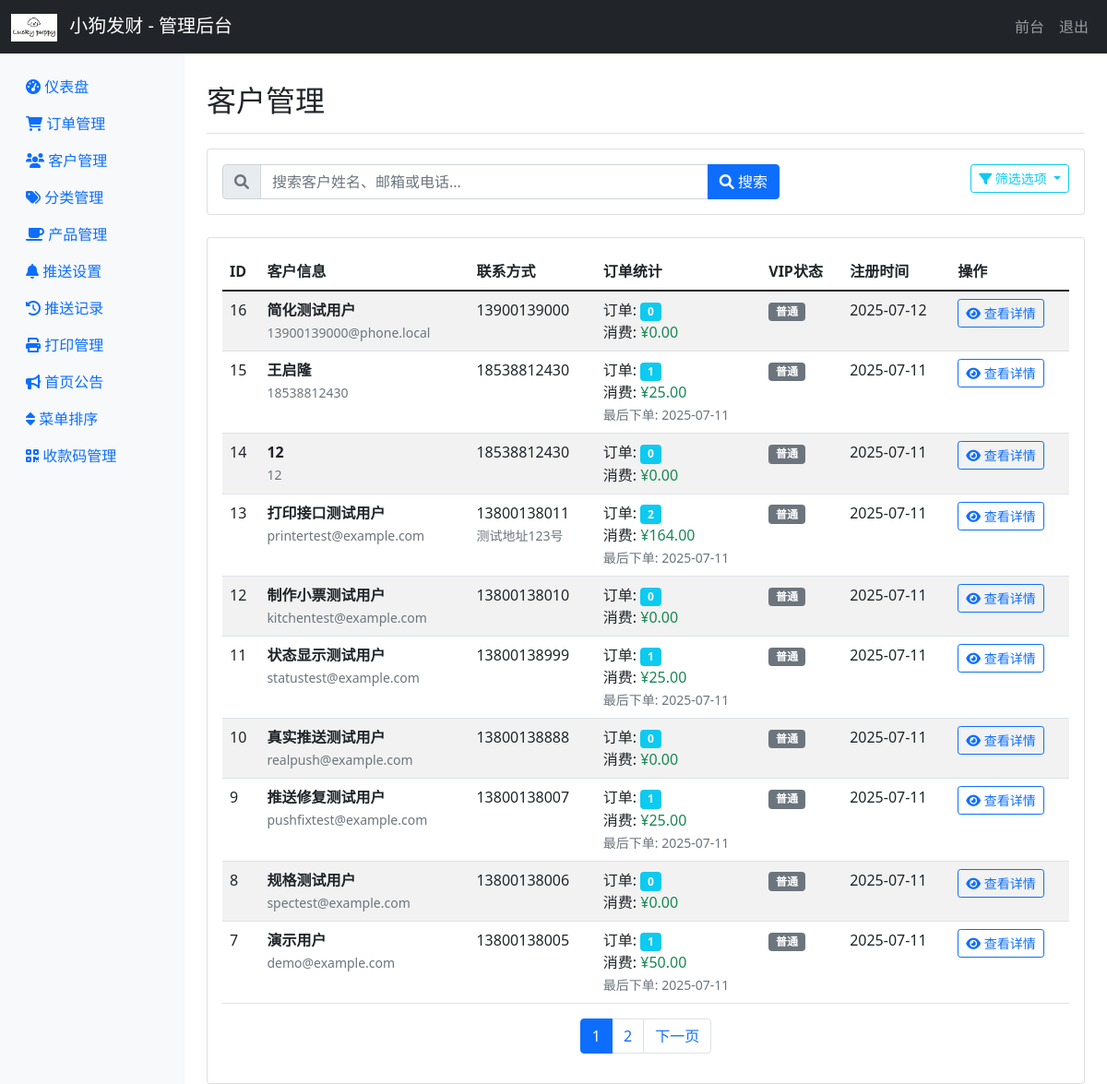
/admin/customers (signed in), run on the app's committed database.
### app/models.py (models this page shows, shortened)
class MenuConfig(db.Model):
    id = db.Column(db.Integer, primary_key=True)
    menu_key = db.Column(db.String(50), unique=True, nullable=False)  # 菜单唯一标识
    menu_name = db.Column(db.String(100), nullable=False)  # 菜单显示名称
    menu_icon = db.Column(db.String(50), nullable=False)  # 菜单图标
    menu_url = db.Column(db.String(200), nullable=True)  # 菜单链接
    parent_key = db.Column(db.String(50), nullable=True)  # 父菜单标识
    sort_order = db.Column(db.Integer, default=0)  # 排序顺序
    is_active = db.Column(db.Boolean, default=True)  # 是否启用
    is_visible = db.Column(db.Boolean, default=True)  # 是否显示
    created_at = db.Column(db.DateTime, default=datetime.utcnow)
    updated_at = db.Column(db.DateTime, default=datetime.utcnow, onupdate=datetime.utcnow)

class User(db.Model):
    id = db.Column(db.Integer, primary_key=True)
    username = db.Column(db.String(80), unique=True, nullable=False)
    email = db.Column(db.String(120), unique=True, nullable=False)
    phone = db.Column(db.String(20), nullable=True)
    address = db.Column(db.Text, nullable=True)  # 地址
    preferences = db.Column(db.Text, nullable=True)  # 偏好记录
    notes = db.Column(db.Text, nullable=True)  # 备注
    is_vip = db.Column(db.Boolean, default=False)  # VIP状态
    total_orders = db.Column(db.Integer, default=0)  # 总订单数
    total_spent = db.Column(db.Float, default=0.0)  # 总消费金额
    last_order_at = db.Column(db.DateTime, nullable=True)  # 最后下单时间
    created_at = db.Column(db.DateTime, default=datetime.utcnow)
    orders = db.relationship('Order', backref='user', lazy=True)
    def update_order_stats(self):
        confirmed_orders = Order.query.filter_by(user_id=self.id, status='confirmed').all()
        self.total_orders = len(confirmed_orders)
        self.total_spent = sum(order.total_amount for order in confirmed_orders)
        if confirmed_orders:
            self.last_order_at = max(order.created_at for order in confirmed_orders)
        self.is_vip = self.total_spent >= 500.0  # 消费满500元成为VIP

### app/admin/routes.py (the view)
@bp.route('/customers')
@admin_required
def customers():
    page = request.args.get('page', 1, type=int)
    search = request.args.get('search', '')
    query = User.query
    if search:
        query = query.filter(
            User.username.contains(search) |
            User.email.contains(search) |
            User.phone.contains(search)
        )
    customers = query.order_by(User.created_at.desc()).paginate(
        page=page, per_page=10, error_out=False
    )
    for customer in customers.items:
        customer.update_order_stats()
    db.session.commit()
    return render_template('admin/customers.html', customers=customers, search=search)

### app/__init__.py (called while the page is built)
def create_app():
    app = Flask(__name__, template_folder='../templates', static_folder='../static')
    app.config.from_object(Config)
    from app.models import db
    db.init_app(app)
    from app.main import bp as main_bp
    app.register_blueprint(main_bp)
    from app.admin import bp as admin_bp
    app.register_blueprint(admin_bp, url_prefix='/admin')
    from app.admin.print_routes import bp as print_bp
    app.register_blueprint(print_bp)
    @app.template_global()
    def get_admin_menu_items():
        from app.models import MenuConfig
        try:
            menus = MenuConfig.query.filter_by(is_active=True, is_visible=True).order_by(MenuConfig.sort_order).all()
            return menus
        except:
            return []
    return app

### app/admin/routes.py (called while the page is built)
def admin_required(f):
    @wraps(f)
    def decorated_function(*args, **kwargs):
        if not session.get('is_admin'):
            flash('请先登录管理员账户', 'error')
            return redirect(url_for('admin.login'))
        return f(*args, **kwargs)
    return decorated_function

### templates/admin/customers.html (shortened to what this page needs)
{% extends "admin/base.html" %}
{% block content %}
<div class="d-flex justify-content-between flex-wrap flex-md-nowrap align-items-center pt-3 pb-2 mb-3 border-bottom">
    <h1 class="h2">客户管理</h1>
</div>
<div class="card mb-4">
    <div class="card-body">
        <div class="row">
            <div class="col-lg-8 col-md-10">
                <form method="GET">
                    <div class="input-group">
                        <span class="input-group-text">
                            <i class="fas fa-search text-muted"></i>
                        </span>
                        <input type="text" class="form-control" name="search"
                               value="{{ search }}"
                               placeholder="搜索客户姓名、邮箱或电话..."
                               autocomplete="off">
                        <button type="submit" class="btn btn-primary">
                            <i class="fas fa-search"></i> 搜索
                        </button>
                    </div>
                </form>
            </div>
            <div class="col-lg-4 col-md-2 d-flex align-items-start justify-content-end">
                <div class="btn-group">
                    <button type="button" class="btn btn-outline-info btn-sm dropdown-toggle"
                            data-bs-toggle="dropdown" aria-expanded="false">
                        <i class="fas fa-filter"></i> 筛选选项
                    </button>
                </div>
            </div>
        </div>
    </div>
</div>
<div class="card">
    <div class="card-body">
        {% if customers.items %}
            <div class="table-responsive">
                <table class="table table-striped">
                    <thead>
                        <tr>
                            <th>ID</th>
                            <th>客户信息</th>
                            <th>联系方式</th>
                            <th>订单统计</th>
                            <th>VIP状态</th>
                            <th>注册时间</th>
                            <th>操作</th>
                        </tr>
                    </thead>
                    <tbody>
                        {% for customer in customers.items %}
                        <tr>
                            <td>{{ customer.id }}</td>
                            <td>
                                <div><strong>{{ customer.username }}</strong></div>
                                <small class="text-muted">{{ customer.email }}</small>
                            </td>
                            <td>
                                {% if customer.phone %}
                                    <div>{{ customer.phone }}</div>
                                {% endif %}
                                {% if customer.address %}
                                    <small class="text-muted">{{ customer.address[:30] + '...' if customer.address|length > 30 else customer.address }}</small>
                                {% endif %}
                            </td>
                            <td>
                                <div>订单: <span class="badge bg-info">{{ customer.total_orders }}</span></div>
                                <div>消费: <span class="text-success">¥{{ "%.2f"|format(customer.total_spent) }}</span></div>
                                {% if customer.last_order_at %}
                                <small class="text-muted">最后下单: {{ customer.last_order_at.strftime('%Y-%m-%d') }}</small>
                                {% endif %}
                            </td>
                            <td>
                                {% if customer.is_vip %}
                                    <span class="badge bg-warning">VIP</span>
                                {% else %}
                                    <span class="badge bg-secondary">普通</span>
                                {% endif %}
                            </td>
                            <td>{{ customer.created_at.strftime('%Y-%m-%d') }}</td>
                            <td>
                                <a href="{{ url_for('admin.customer_detail', customer_id=customer.id) }}"
                                   class="btn btn-sm btn-outline-primary">
                                    <i class="fas fa-eye"></i> 查看详情
                                </a>
                            </td>
                        </tr>
                        {% endfor %}
                    </tbody>
                </table>
            </div>
            {% if customers.pages > 1 %}
            <nav aria-label="客户分页">
                <ul class="pagination justify-content-center">
                    {% for page_num in customers.iter_pages() %}
                        {% if page_num %}
                            {% if page_num != customers.page %}
                                <li class="page-item">
                                    <a class="page-link" href="{{ url_for('admin.customers', page=page_num, search=search) }}">{{ page_num }}</a>
                                </li>
                            {% else %}
                                <li class="page-item active">
                                    <span class="page-link">{{ page_num }}</span>
                                </li>
                            {% endif %}
                        {% else %}
                            <li class="page-item disabled">
                                <span class="page-link">...</span>
                            </li>
                        {% endif %}
                    {% endfor %}
                    {% if customers.has_next %}
                        <li class="page-item">
                            <a class="page-link" href="{{ url_for('admin.customers', page=customers.next_num, search=search) }}">下一页</a>
                        </li>
                    {% endif %}
                </ul>
            </nav>
            {% endif %}
        {% endif %}
    </div>
</div>
{% endblock %}

### templates/admin/base.html (shortened to what this page needs)
<!DOCTYPE html>
<html lang="zh-CN">
<head>
    <link href="https://cdn.jsdelivr.net/npm/bootstrap@5.1.3/dist/css/bootstrap.min.css" rel="stylesheet">
    <link href="https://cdnjs.cloudflare.com/ajax/libs/font-awesome/6.0.0/css/all.min.css" rel="stylesheet">
</head>
<body>
    <nav class="navbar navbar-expand-lg navbar-dark bg-dark">
        <div class="container-fluid">
            <a class="navbar-brand" href="{{ url_for('admin.dashboard') }}">
                <img src="{{ url_for('static', filename='logo/logo.png') }}" alt="小狗发财" height="30" class="me-2">
                小狗发财 - 管理后台
            </a>
            <div class="navbar-nav ms-auto">
                <a class="nav-link" href="{{ url_for('main.index') }}">前台</a>
                <a class="nav-link" href="{{ url_for('admin.logout') }}">退出</a>
            </div>
        </div>
    </nav>
    <div class="container-fluid">
        <div class="row">
            <nav class="col-md-2 d-md-block bg-light sidebar">
                <div class="position-sticky pt-3">
                    <ul class="nav flex-column">
                        {% set menu_items = get_admin_menu_items() %}
                        {% for menu in menu_items %}
                        <li class="nav-item">
                            <a class="nav-link" href="{{ url_for(menu.menu_url) if menu.menu_url else '#' }}">
                                <i class="{{ menu.menu_icon }}"></i> {{ menu.menu_name }}
                            </a>
                        </li>
                        {% endfor %}
                    </ul>
                </div>
            </nav>
            <main class="col-md-10 ms-sm-auto px-md-4">
                <div class="pt-3">
                    {% block content %}{% endblock %}
                </div>
            </main>
        </div>
    </div>
</body>
</html>

### data on the page
MenuConfig: menu_name "仪表盘"
MenuConfig: menu_name "订单管理"
MenuConfig: menu_name "客户管理"
MenuConfig: menu_name "分类管理"
MenuConfig: menu_name "产品管理"
MenuConfig: menu_name "推送设置"
MenuConfig: menu_name "推送记录"
MenuConfig: menu_name "打印管理"
MenuConfig: menu_name "首页公告"
MenuConfig: menu_name "菜单排序"
MenuConfig: menu_name "收款码管理"
User: id "16", username "简化测试用户", email "13900139000@phone.local", phone "13900139000", total_orders "0", total_spent "0.00", is_vip "普通", created_at "2025-07-12"
User: id "15", username "王启隆", email "18538812430", phone "18538812430", total_orders "1", total_spent "25.00", last_order_at "2025-07-11", is_vip "普通", created_at "2025-07-11"
User: id "14", username "12", email "12", phone "18538812430", total_orders "0", total_spent "0.00", is_vip "普通", created_at "2025-07-11"
User: id "13", username "打印接口测试用户", email "printertest@example.com", phone "13800138011", address "测试地址123号", total_orders "2", total_spent "164.00", last_order_at "2025-07-11", is_vip "普通", created_at "2025-07-11"
User: id "12", username "制作小票测试用户", email "kitchentest@example.com", phone "13800138010", total_orders "0", total_spent "0.00", is_vip "普通", created_at "2025-07-11"
User: id "11", username "状态显示测试用户", email "statustest@example.com", phone "13800138999", total_orders "1", total_spent "25.00", last_order_at "2025-07-11", is_vip "普通", created_at "2025-07-11"
User: id "10", username "真实推送测试用户", email "realpush@example.com", phone "13800138888", total_orders "0", total_spent "0.00", is_vip "普通", created_at "2025-07-11"
User: id "9", username "推送修复测试用户", email "pushfixtest@example.com", phone "13800138007", total_orders "1", total_spent "25.00", last_order_at "2025-07-11", is_vip "普通", created_at "2025-07-11"
User: id "8", username "规格测试用户", email "spectest@example.com", phone "13800138006", total_orders "0", total_spent "0.00", is_vip "普通", created_at "2025-07-11"
User: id "7", username "演示用户", email "demo@example.com", phone "13800138005", total_orders "1", total_spent "50.00", last_order_at "2025-07-11", is_vip "普通", created_at "2025-07-11"

### other printed values
{{ page_num }} "1"
{{ page_num }} "2"
